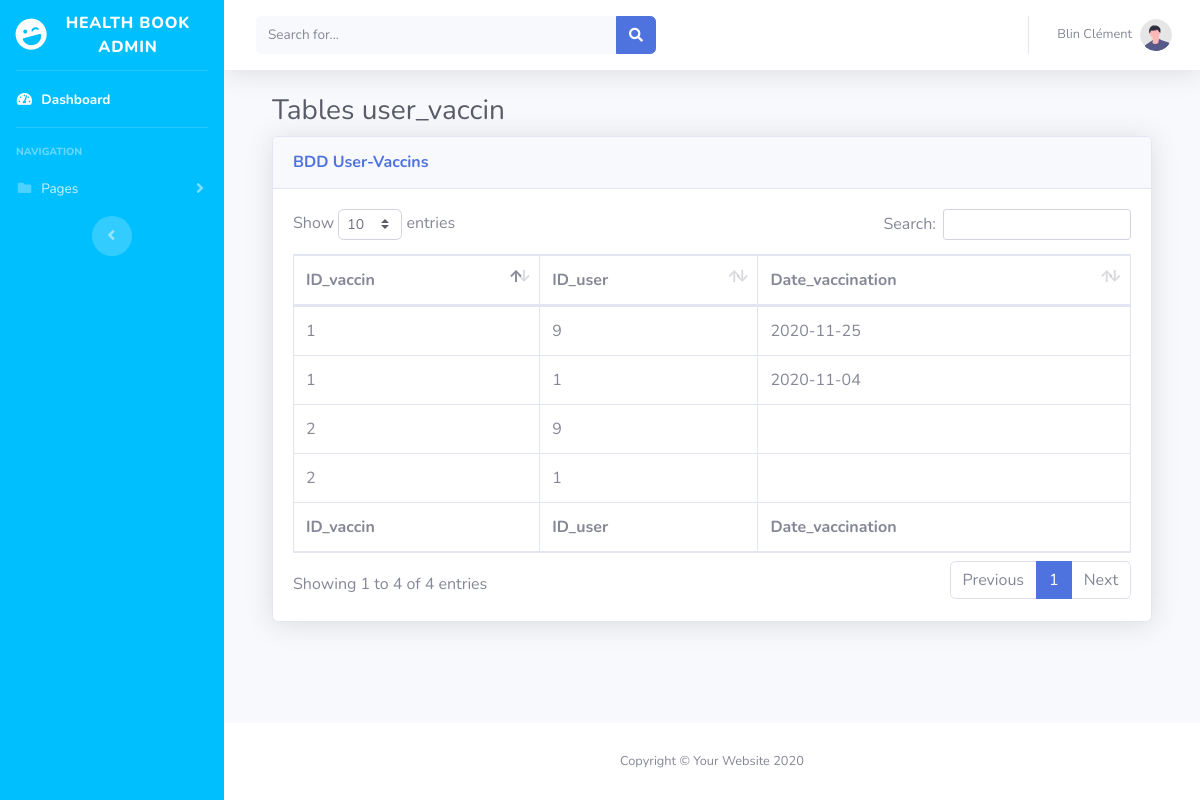
Page /admin/user_vaccin.php (signed in) on the committed database.
### tables this page shows
CREATE TABLE `user_vaccin` (
  `id` int(11) NOT NULL,
  `id_vaccin` int(11) NOT NULL,
  `id_user` int(11) NOT NULL,
  `date_vaccin` date DEFAULT NULL
);

### admin/user_vaccin.php (the view, shortened to what this page needs)
<?php
require('../inc/pdo.php');
if(!empty($_SESSION['user']['role']) && $_SESSION['user']['role'] == 'admin') {
  $sql = "SELECT * FROM user_vaccin";
  $query = $pdo->prepare($sql);
  $query->execute();
  $users = $query->fetchAll();
} else {
  header('Location: ../index.php');
  die();
}
require('inc/header-back.php');
require('inc/navbar.php');
?>
        <div id="content-wrapper" class="d-flex flex-column">
            <div id="content">
                <nav class="navbar navbar-expand navbar-light bg-white topbar mb-4 static-top shadow">
                    <form
                        class="d-none d-sm-inline-block form-inline mr-auto ml-md-3 my-2 my-md-0 mw-100 navbar-search">
                        <div class="input-group">
                            <input type="text" class="form-control bg-light border-0 small" placeholder="Search for..."
                                aria-label="Search" aria-describedby="basic-addon2">
                            <div class="input-group-append">
                                <button class="btn btn-primary" type="button">
                                    <i class="fas fa-search fa-sm"></i>
                                </button>
                            </div>
                        </div>
                    </form>
                    <ul class="navbar-nav ml-auto">
                        <li class="nav-item dropdown no-arrow">
                            <a class="nav-link dropdown-toggle" href="#" id="userDropdown" role="button"
                                data-toggle="dropdown" aria-haspopup="true" aria-expanded="false">
                                <span class="mr-2 d-none d-lg-inline text-gray-600 small"><?php echo ucfirst(strtolower($_SESSION['user']['nom'])) . ' ' . ucfirst(strtolower($_SESSION['user']['prenom'])); ?></span>
                                <img class="img-profile rounded-circle"
                                    src="img/undraw_profile.svg">
                            </a>
                        </li>
                    </ul>
                </nav>
                <div class="container-fluid">
                    <div class="container-fluid">
                        <h1 class="h3 mb-2 text-gray-800">Tables user_vaccin</h1>
                        <div class="card shadow mb-4">
                            <div class="card-header py-3">
                                <h6 class="m-0 font-weight-bold text-primary">BDD User-Vaccins</h6>
                            </div>
                            <div class="card-body">
                                <div class="table-responsive">
                                    <table class="table table-bordered" id="dataTable" width="100%" cellspacing="0">
                                        <thead>
                                            <tr>
                                              <th>ID_vaccin</th>
                                              <th>ID_user</th>
                                              <th>Date_vaccination</th>
                                            </tr>
                                        </thead>
                                        <tfoot>
                                            <tr>
                                              <th>ID_vaccin</th>
                                              <th>ID_user</th>
                                              <th>Date_vaccination</th>
                                            </tr>
                                        </tfoot>
                                        <tbody>
                                          <?php foreach ($users as $user) {?>
                                                  <tr>
                                                    <td><?php echo $user['id_vaccin'];?></td>
                                                    <td><?php echo $user['id_user'];?></td>
                                                    <td><?php echo $user['date_vaccin'];?></td>
                                                  </tr><?php
                                                }?>
                                        </tbody>
                                    </table>
                                </div>
                            </div>
                        </div>
                    </div>
                </div>
                </div>
                <?php require('inc/footer-back.php');?>

### rows in the picture
user_vaccin: id_vaccin "1", id_user "9", date_vaccin "2020-11-25"
user_vaccin: id_vaccin "2", id_user "9"
user_vaccin: id_vaccin "1", id_user "1", date_vaccin "2020-11-04"
user_vaccin: id_vaccin "2", id_user "1"

### other values in the picture
$_SESSION['user']['nom'] "Blin"
$_SESSION['user']['prenom'] "Clément"
